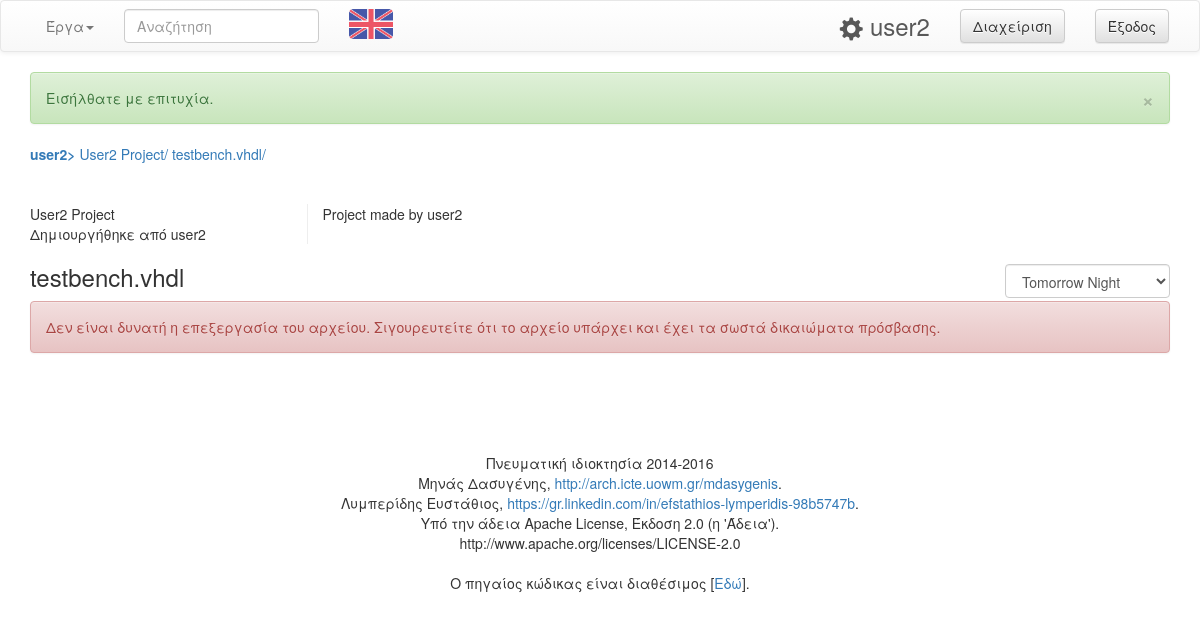
Page /project/user2/user2-project/file/testbench.vhdl (signed in) on the committed database.
### tables this page shows
CREATE TABLE `users` (
  `id` int(10) NOT NULL,
  `username` varchar(25) NOT NULL,
  `password` varchar(32) NOT NULL,
  `type` tinyint(1) NOT NULL DEFAULT '0',
  `email` varchar(50) NOT NULL,
  `telephone` bigint(10) DEFAULT NULL,
  `activated` tinyint(1) NOT NULL DEFAULT '0',
  `theme` tinyint(2) NOT NULL DEFAULT '0',
  `available_space` int(6) NOT NULL DEFAULT '20'
);

CREATE TABLE `projects` (
  `id` int(10) NOT NULL,
  `name` varchar(50) NOT NULL,
  `description` text NOT NULL,
  `short_code` varchar(50) NOT NULL,
  `public` tinyint(1) NOT NULL DEFAULT '1'
);

### classes/Database.php (called while the page is built, shortened)
<?php
class Database {
	public $conn;
	public function __construct(){
		$db_host="localhost";
		$db_username="root";
		$db_password="";
		$db_name="vhdl_compiler";
		try{
			$this->conn = new PDO("mysql:host=$db_host;dbname=$db_name;charset=utf8",$db_username,$db_password);
		}
			catch(PDOException $pe){
			die('Connection error:' . $pe->getmessage());
		}
	}
	public function get_user_theme($id) {
		$query = "SELECT * FROM users WHERE id = :id";
		$statement = $this->conn->prepare($query);
		$statement->execute(array(':id'=>$id));
		$result = $statement->fetch();
		return $result['theme'];
	}
	public function get_user_information($user, $search_type) {
		$query = "SELECT * FROM users WHERE  ".$search_type." = :user ";
		$statement = $this->conn->prepare($query);
		$statement->execute(array('user' => $user));
		return $statement->fetch();
	}
	public function get_project_shortcode($project_code, $user_id) {
		$query = "SELECT projects.* FROM projects JOIN projects_editors ON projects_editors.project_id = projects.id WHERE projects_editors.user_id= :user_id AND projects.short_code = :project_code";
		$statement = $this->conn->prepare($query);
		$statement->execute(array(':user_id'=>$user_id, ':project_code'=>$project_code));
		return $statement->fetch();
	}
}
?>

### index.php (called while the page is built, shortened)
<?php
include('loader.php');
$allowed_actions = array("project-file");
if(isset( $_GET['action'] )){
	$allowed_for_visitor = in_array($_GET['action'], $allowed_actions);
}else{
	$allowed_for_visitor = false;
}
if( (isset($_SESSION['vhdl_user']['loged_in']) && $_SESSION['vhdl_user']['loged_in']==1) || $allowed_for_visitor ){
	if( isset($_GET['action']) ){
		$included_file = $_GET['action'].'.php';
	}else{
		if($_SESSION['vhdl_user']['id'] == '0'){
			$included_file='loggedin_sid.php';
		}else{
			$included_file='loggedin.php';
		}
	}
}else{
	$included_file='loggedout.php';
}
include('theme/header.php');
include('pages/'.$included_file);
include('theme/footer.php');
?>

### loader.php (called while the page is built, shortened)
<?php
$protocol = (!empty($_SERVER['HTTPS']) && $_SERVER['HTTPS'] !== 'off' || $_SERVER['SERVER_PORT'] == 443) ? "https://" : "http://";
$BASE_URL = $protocol.$_SERVER['SERVER_NAME']."/vhdl";
$BASE_DIR = "/home/user/hdl-compiler/";
require_once('classes/Database.php');
require_once('classes/Messages.php');
$db = new Database;
$messages = new Messages;
?>

### pages/project-file.php (the view, shortened to what this page needs)
<?php
	$search_user = $db->get_user_information($_GET['user'],"username");
	$project = $db->get_project_shortcode($_GET['project'], $search_user['id']);
	$editors = $db->get_project_editors($project['id']);
	if(isset($user)){
		$is_editor = $user->validate_edit_rights($editors);
	}else{
		$is_editor = false;
	}
	$path = $BASE_DIR.$search_user['username']."/".$_GET['project']."/".$_GET['file'];
	$file = $db->get_file_byname($_GET['file'],$project['id']);
	$ace_themes = array("Chrome","Clouds","Clouds Midnight","Cobalt","Crimson Editor","Dawn","Eclipse","Idle Fingers",
				"Kr Theme","Merbivore","Merbivore Soft","Mono Industrial","Monokai","Pastel On Dark","Solarized Dark",
				"Solarized Light","TextMate","Tomorrow","Tomorrow Night","Tomorrow Night Blue","Tomorrow Night Bright",
				"Tomorrow Night Eighties","Twilight","Vibrant Ink");
	if(isset($_SESSION['vhdl_user']) && $_SESSION['vhdl_user']['id']>0){
		$user_theme_id = $db->get_user_theme($_SESSION['vhdl_user']['id']);
	}else{
		$user_theme_id = 0;
	}
	$user_theme = strtolower(str_replace(' ', '_',$ace_themes[$user_theme_id]));
	if( $project['public']==1 || $is_editor){
		$file_name = $_GET['file'];
		echo "<b><a href='".$BASE_URL."/project/".$search_user['username']."'>".$search_user['username']."> </a></b>";
		echo "<a href='".$BASE_URL."/project/".$search_user['username']."/".$project['short_code']."'>".$project['name']."/ </a>";
		echo "<a href='".$BASE_URL."/project/".$search_user['username']."/".$project['short_code']."/file/".$file_name."'>".$file_name."/ </a>";
?>
<br/><br/><br/>
<div class="row">
	<div class="col-sm-3 divider-vertical-right">
		<?php echo $project['name']."<br/> ".$messages->text[$_SESSION['vhdl_lang']]['project_dir_1']." ".$search_user['username']; ?>
	</div>
	<div class="col-sm-9">
		<?php echo $project['description']; ?>
	</div>
</div>
<div class="row">
	<div class="col-sm-12">
		<div class="row">
			<div class="col-sm-10">
				<h3><?php echo $file_name; ?></h3>
			</div>
			<?php if( isset($user) ){ ?>
			<div class="col-sm-2">
				<div class="space-top-20">
					<select id="ace_theme" class="form-control">
						<?php
							foreach ($ace_themes as $key => $theme) {
								$selected = ($key==$user_theme_id)?"selected":"";
								echo "<option value='".$key."' ".$selected.">".$theme."</option>";
							}
						?>
					</select>
				</div>
			</div>
			<?php } ?>
		</div>
		<?php if (file_exists($path)  && is_writable($path)){ ?>
			<div id='edit_status'></div>
			<div id="editor">
				<?php echo $gen->open_and_read_file($path); ?>
			</div>
			<script src="<?php echo $BASE_URL; ?>/src/ace.js" type="text/javascript" charset="utf-8"></script>
			<script>
				var editor = ace.edit("editor");
			</script>
			<?php if( isset($user) ){ ?>
				<?php if( $user->validate_edit_rights($editors) ){ ?>
					<div id="editor_buttons">
						<br/>
						<script type='text/javascript' charset='utf-8' src='<?php echo $BASE_URL; ?>/theme/js/ace-editor.js'></script>
						<input type='hidden' value='<?php echo $path; ?>' id='path' />
						<input type='hidden' value='<?php echo $file['id']; ?>' id='file_id' />
						<input type='hidden' value='<?php echo $project['id']; ?>' id='project_id' />
						<input type='button' id='ace_save_button' name='save' value='<?php echo $messages->text[$_SESSION['vhdl_lang']]['ace_save'] ?>' class='btn btn-lg btn-info center-block'>
					</div>
					<script>
						editor.setTheme("ace/theme/<?php echo $user_theme; ?>");
						editor.getSession().setMode("ace/mode/vhdl");
						editor.setOption("showPrintMargin", false);
					</script>
				<?php }else{ ?>
					<script>
						editor.setOptions({
							readOnly: true,
							highlightActiveLine: false,
							highlightGutterLine: false
						});
						editor.renderer.$cursorLayer.element.style.opacity=0;
						editor.textInput.getElement().disabled=true;
						editor.commands.commmandKeyBinding={};
						editor.setOption("showPrintMargin", false);
					</script>
				<?php } ?>
			<?php } ?>
		<?php }else{ ?>
			<div class="alert alert-danger">
				<?php echo $messages->text[$_SESSION['vhdl_lang']]['ace_error'] ?>
			</div>
		<?php } ?>
		<br />
	</div>
</div>
<?php
	}else{
		header('location:'.$BASE_URL);
	}
?>

### theme/css/style.css (style rules this page uses)
.divider-vertical-right { border: 0; border-right: 1px solid #eee; }
.space-top-20 { margin-top: 20px; }

### rows in the picture
users: username "user2"
projects: name "User2 Project", description "Project made by user2"

### other values in the picture
$messages->text[$_SESSION['vhdl_lang']]['Nav_search_1'] "Έργα"
$messages->text[$_SESSION['vhdl_lang']]['Nav_logout'] "Έξοδος"
$_SESSION['vhdl_user']['username'] "user2"
$messages->text[$_SESSION['vhdl_lang']]['Nav_admin'] "Διαχείριση"
$this->messages[$lang][$msg_id][0] "Εισήλθατε με επιτυχία."
$file_name "testbench.vhdl"
$messages->text[$_SESSION['vhdl_lang']]['project_dir_1'] "Δημιουργήθηκε από"
$messages->text[$_SESSION['vhdl_lang']]['ace_error'] "Δεν είναι δυνατή η επεξεργασία του αρχείου. Σιγουρευτείτε ότι το αρχείο υπάρχει και έχει τα σωστά δικαιώματα πρόσβασης."
$messages->text[$_SESSION['vhdl_lang']]['footer_credit_1'] "Πνευματική ιδιοκτησία 2014-2016"
$messages->text[$_SESSION['vhdl_lang']]['footer_credit_2'] "Μηνάς Δασυγένης"
$messages->text[$_SESSION['vhdl_lang']]['footer_credit_3'] "Λυμπερίδης Ευστάθιος"
$messages->text[$_SESSION['vhdl_lang']]['footer_credit_4'] "Υπό την άδεια Apache License, Έκδοση 2.0 (η 'Άδεια')."
$messages->text[$_SESSION['vhdl_lang']]['footer_download_1'] "Ο πηγαίος κώδικας είναι διαθέσιμος"
$messages->text[$_SESSION['vhdl_lang']]['footer_download_2'] "Εδώ"
form field value "Tomorrow Night"
